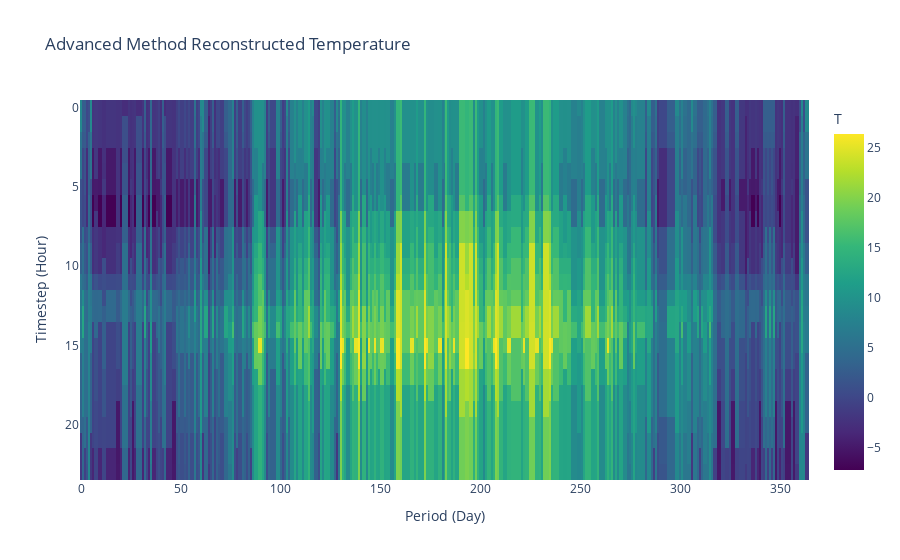

Notebook cell for this chart:
### Code cell
# Advanced method reconstructed temperature heatmap
tsam.plot_heatmap(
    predictedPeriodsAdvanced,
    column="T",
    period_hours=24,
    title="Advanced Method Reconstructed Temperature",
)

### Figure 1 — Plotly figure (JSON) as saved in the notebook; plotly's stock layout.template omitted (floating-point values rounded to 4 significant figures; data arrays with more than 128 entries replaced by an {"elided": "..."} marker saying what was removed)
{"data": [{"coloraxis": "coloraxis", "hovertemplate": "Period (Day): %{x}<br>Timestep (Hour): %{y}<br>T: %{z}<extra></extra>", "name": "0", "type": "heatmap", "xaxis": "x", "yaxis": "y", "z": {"elided": "24x365 float values"}}], "layout": {"coloraxis": {"colorbar": {"title": {"text": "T"}}, "colorscale": [[0.0, "#440154"], [0.1111, "#482878"], [0.2222, "#3e4989"], [0.3333, "#31688e"], [0.4444, "#26828e"], [0.5556, "#1f9e89"], [0.6667, "#35b779"], [0.7778, "#6ece58"], [0.8889, "#b5de2b"], [1.0, "#fde725"]]}, "title": {"text": "Advanced Method Reconstructed Temperature"}, "xaxis": {"anchor": "y", "domain": [0.0, 1.0], "title": {"text": "Period (Day)"}}, "yaxis": {"anchor": "x", "autorange": "reversed", "domain": [0.0, 1.0], "title": {"text": "Timestep (Hour)"}}}}
